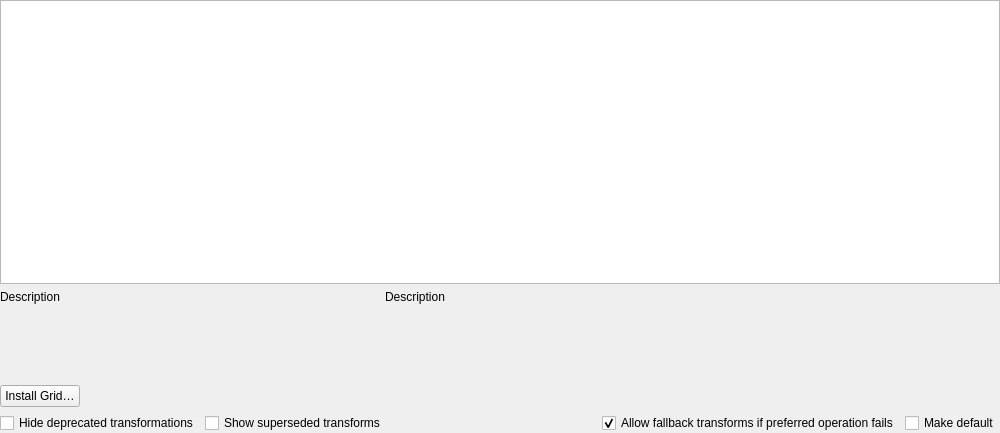
<?xml version="1.0" encoding="UTF-8"?>
<ui version="4.0">
 <class>QgsCoordinateOperationWidgetBase</class>
 <widget class="QWidget" name="QgsCoordinateOperationWidgetBase">
  <property name="geometry">
   <rect>
    <x>0</x>
    <y>0</y>
    <width>1000</width>
    <height>433</height>
   </rect>
  </property>
  <property name="windowTitle">
   <string>Select Datum Transformations</string>
  </property>
  <layout class="QGridLayout" name="gridLayout" rowstretch="0,0,0,0">
   <property name="leftMargin">
    <number>0</number>
   </property>
   <property name="topMargin">
    <number>0</number>
   </property>
   <property name="rightMargin">
    <number>0</number>
   </property>
   <property name="bottomMargin">
    <number>0</number>
   </property>
   <item row="1" column="0" colspan="2">
    <layout class="QHBoxLayout" name="horizontalLayout_2" stretch="1,1,0">
     <item>
      <layout class="QGridLayout" name="gridLayout_2">
       <property name="leftMargin">
        <number>0</number>
       </property>
       <item row="1" column="0">
        <widget class="QPushButton" name="mInstallGridButton">
         <property name="text">
          <string>Install Grid…</string>
         </property>
        </widget>
       </item>
       <item row="1" column="1">
        <spacer name="horizontalSpacer_2">
         <property name="orientation">
          <enum>Qt::Horizontal</enum>
         </property>
         <property name="sizeHint" stdset="0">
          <size>
           <width>40</width>
           <height>20</height>
          </size>
         </property>
        </spacer>
       </item>
       <item row="0" column="0" colspan="2">
        <widget class="QLabel" name="mLabelSrcDescription">
         <property name="cursor">
          <cursorShape>IBeamCursor</cursorShape>
         </property>
         <property name="text">
          <string notr="true">Description</string>
         </property>
         <property name="alignment">
          <set>Qt::AlignLeading|Qt::AlignLeft|Qt::AlignTop</set>
         </property>
         <property name="wordWrap">
          <bool>true</bool>
         </property>
         <property name="textInteractionFlags">
          <set>Qt::LinksAccessibleByMouse|Qt::TextSelectableByKeyboard|Qt::TextSelectableByMouse</set>
         </property>
        </widget>
       </item>
      </layout>
     </item>
     <item>
      <widget class="QLabel" name="mLabelDstDescription">
       <property name="cursor">
        <cursorShape>IBeamCursor</cursorShape>
       </property>
       <property name="text">
        <string notr="true">Description</string>
       </property>
       <property name="alignment">
        <set>Qt::AlignLeading|Qt::AlignLeft|Qt::AlignTop</set>
       </property>
       <property name="wordWrap">
        <bool>true</bool>
       </property>
       <property name="textInteractionFlags">
        <set>Qt::LinksAccessibleByMouse|Qt::TextSelectableByKeyboard|Qt::TextSelectableByMouse</set>
       </property>
      </widget>
     </item>
     <item>
      <widget class="QgsCoordinateBoundsPreviewMapWidget" name="mAreaCanvas" native="true">
       <property name="sizePolicy">
        <sizepolicy hsizetype="Expanding" vsizetype="Preferred">
         <horstretch>0</horstretch>
         <verstretch>0</verstretch>
        </sizepolicy>
       </property>
       <property name="minimumSize">
        <size>
         <width>230</width>
         <height>117</height>
        </size>
       </property>
       <property name="maximumSize">
        <size>
         <width>16777214</width>
         <height>16777215</height>
        </size>
       </property>
      </widget>
     </item>
    </layout>
   </item>
   <item row="0" column="0" colspan="2">
    <widget class="QTableWidget" name="mCoordinateOperationTableWidget">
     <property name="selectionMode">
      <enum>QAbstractItemView::SingleSelection</enum>
     </property>
     <property name="selectionBehavior">
      <enum>QAbstractItemView::SelectRows</enum>
     </property>
    </widget>
   </item>
   <item row="3" column="0" colspan="2">
    <layout class="QHBoxLayout" name="horizontalLayout">
     <item>
      <widget class="QCheckBox" name="mHideDeprecatedCheckBox">
       <property name="text">
        <string>Hide deprecated transformations</string>
       </property>
      </widget>
     </item>
     <item>
      <widget class="QCheckBox" name="mShowSupersededCheckBox">
       <property name="text">
        <string>Show superseded transforms</string>
       </property>
      </widget>
     </item>
     <item>
      <spacer name="horizontalSpacer">
       <property name="orientation">
        <enum>Qt::Horizontal</enum>
       </property>
       <property name="sizeHint" stdset="0">
        <size>
         <width>40</width>
         <height>20</height>
        </size>
       </property>
      </spacer>
     </item>
     <item>
      <widget class="QCheckBox" name="mAllowFallbackCheckBox">
       <property name="toolTip">
        <string>Sets whether &quot;ballpark&quot; fallback transformations can be
used in the case that the specified coordinate operation fails
(such as when coordinates from outside a required grid shift
file are transformed).</string>
       </property>
       <property name="text">
        <string>Allow fallback transforms if preferred operation fails</string>
       </property>
       <property name="checked">
        <bool>true</bool>
       </property>
      </widget>
     </item>
     <item>
      <widget class="QCheckBox" name="mMakeDefaultCheckBox">
       <property name="toolTip">
        <string>If checked, the selected transformation will become the default choice in all new projects</string>
       </property>
       <property name="text">
        <string>Make default</string>
       </property>
      </widget>
     </item>
    </layout>
   </item>
  </layout>
 </widget>
 <customwidgets>
  <customwidget>
   <class>QgsCoordinateBoundsPreviewMapWidget</class>
   <extends>QWidget</extends>
   <header>qgscoordinateboundspreviewmapwidget.h</header>
   <container>1</container>
  </customwidget>
 </customwidgets>
 <tabstops>
  <tabstop>mCoordinateOperationTableWidget</tabstop>
  <tabstop>mInstallGridButton</tabstop>
  <tabstop>mHideDeprecatedCheckBox</tabstop>
  <tabstop>mShowSupersededCheckBox</tabstop>
  <tabstop>mAllowFallbackCheckBox</tabstop>
  <tabstop>mMakeDefaultCheckBox</tabstop>
 </tabstops>
 <resources/>
 <connections/>
</ui>
